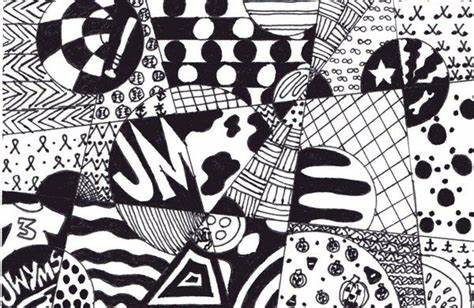
#> input picture Task 4/img1.jpg, 474 x 308 px
$ jupyter execute Swap_img_part.ipynb
#> lines starting #> are read from the running program, lines starting #| are printed output that depends on the picture; after the words box and inside, x2 and y2 are one past the last pixel; in counts of white or black regions, pixels touching at a corner belong together
[cell 1]
import cv2

[cell 2]
img1 = cv2.imread("img1.jpg")
#> img1 is the input picture: shape (308, 474, 3); mean B, G, R 155.1, 151.6, 154.3
img1.shape
#> Out = (308, 474, 3)

[cell 3]
img2 = cv2.imread("img2.jpg")
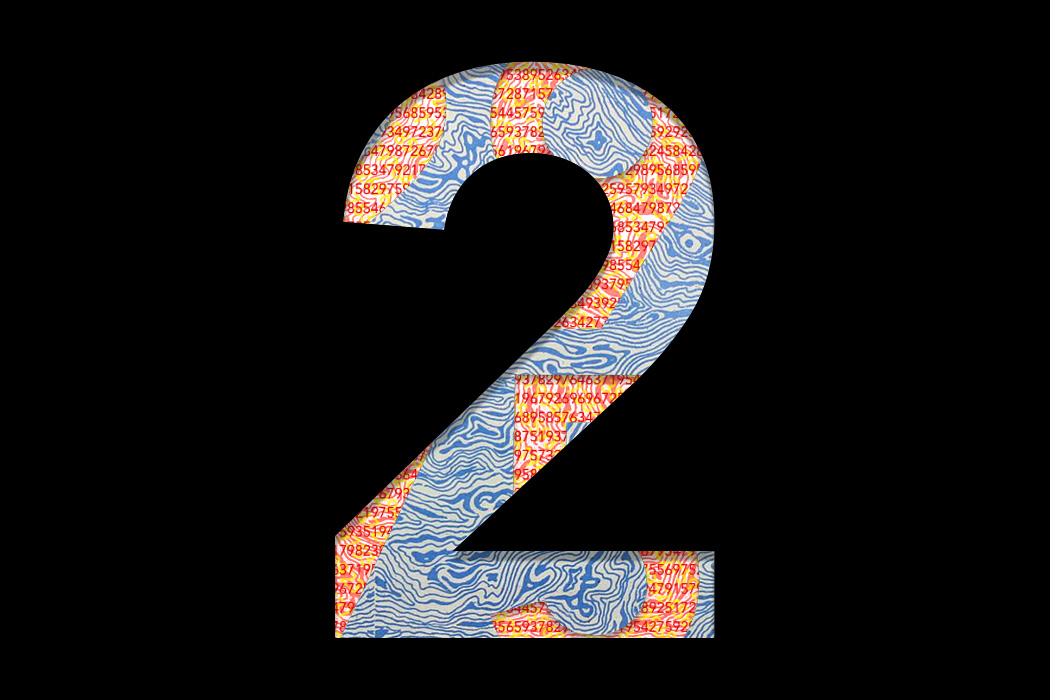
#> input picture Task 4/img2.jpg, 1050 x 700 px
#> img2 is the input picture: shape (700, 1050, 3); mean B, G, R 25.8, 25.9, 28.7
img2.shape
#> Out = (700, 1050, 3)

[cell 4]
cv2.imshow("img1",img1)
cv2.imshow("img2",img2)
cv2.waitKey()
cv2.destroyAllWindows()

[cell 5]
# Crop and swap
crop_img1 = img1[0:100,100:180]
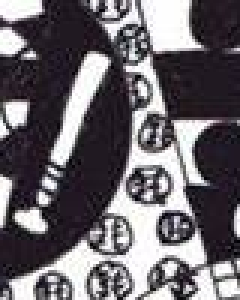
#> crop_img1: shape (100, 80, 3) (shown 3 times larger); mean B, G, R 108.1, 102.7, 107.1
img2[0:100,100:180] = crop_img1
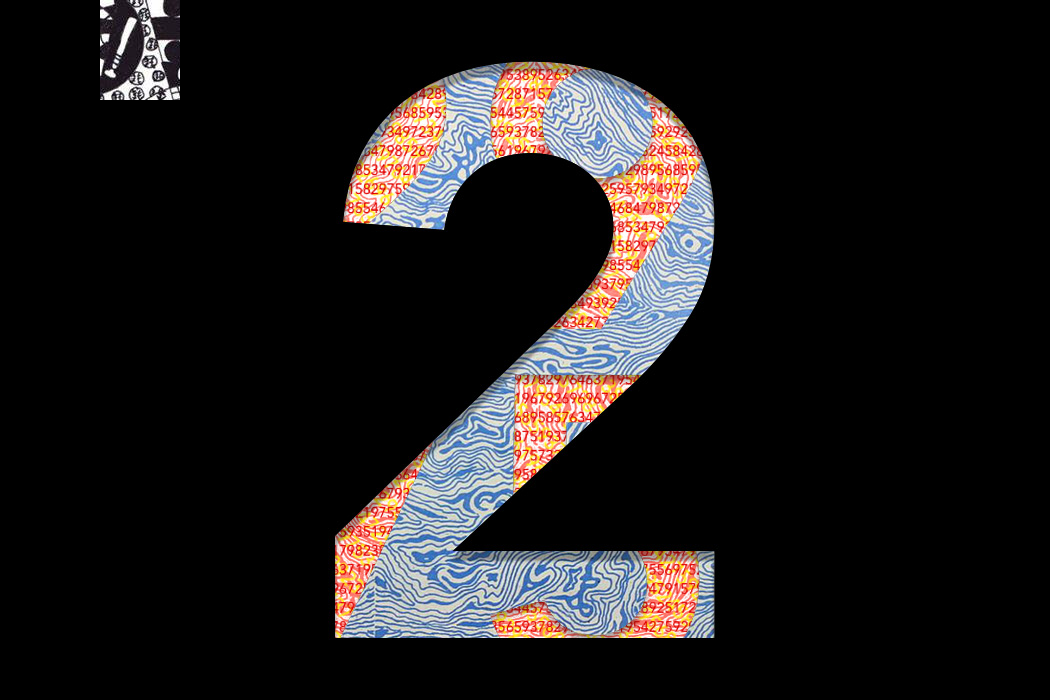
#> img2: shape (700, 1050, 3); 1.09% of pixels changed, all inside (x1, y1, x2, y2) = (100, 0, 180, 100)
cv2.imshow("swapimg",img2)
cv2.waitKey()
cv2.destroyAllWindows()
